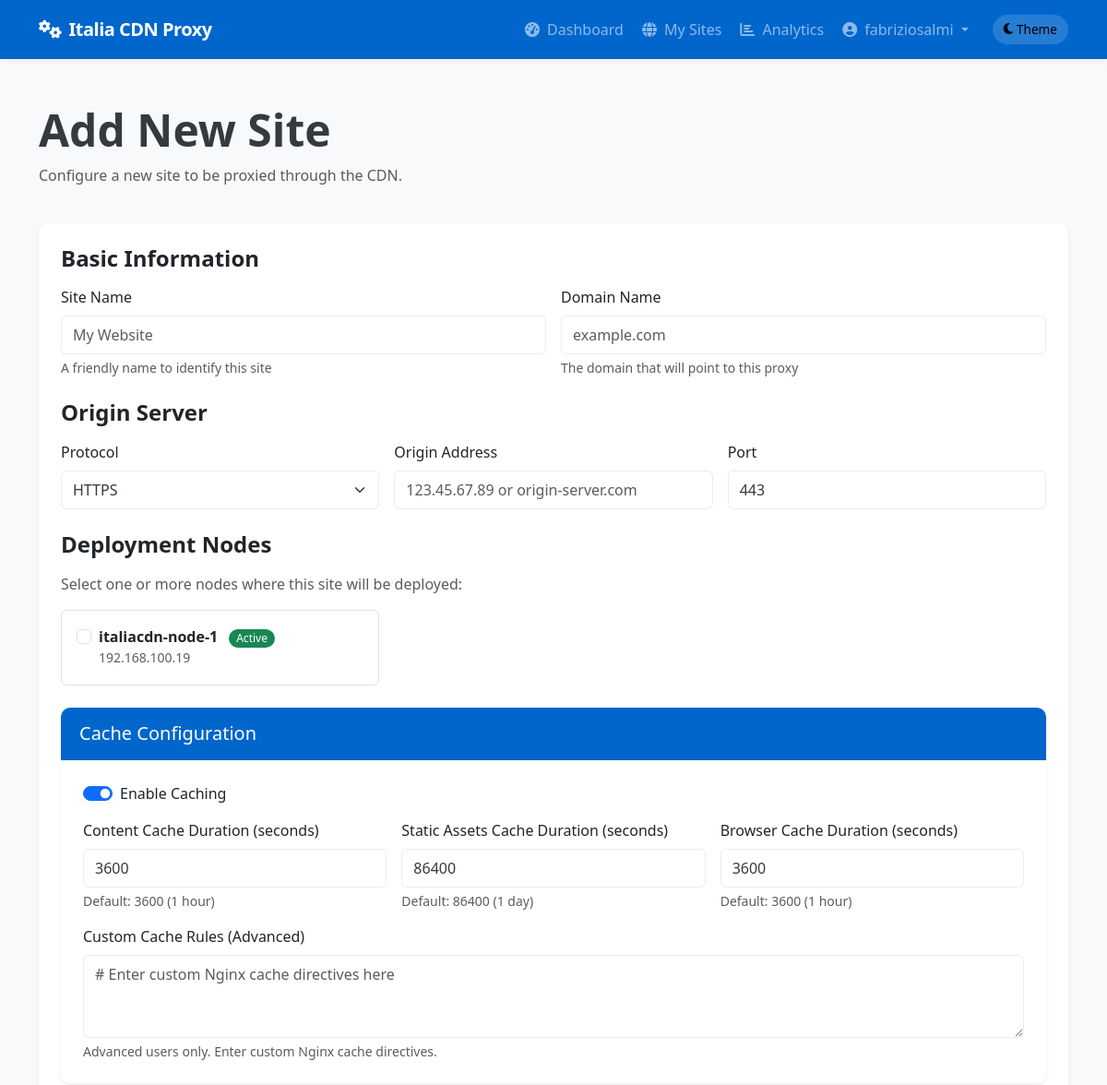
The app's page /client/sites/new (signed in, upper part), older data.
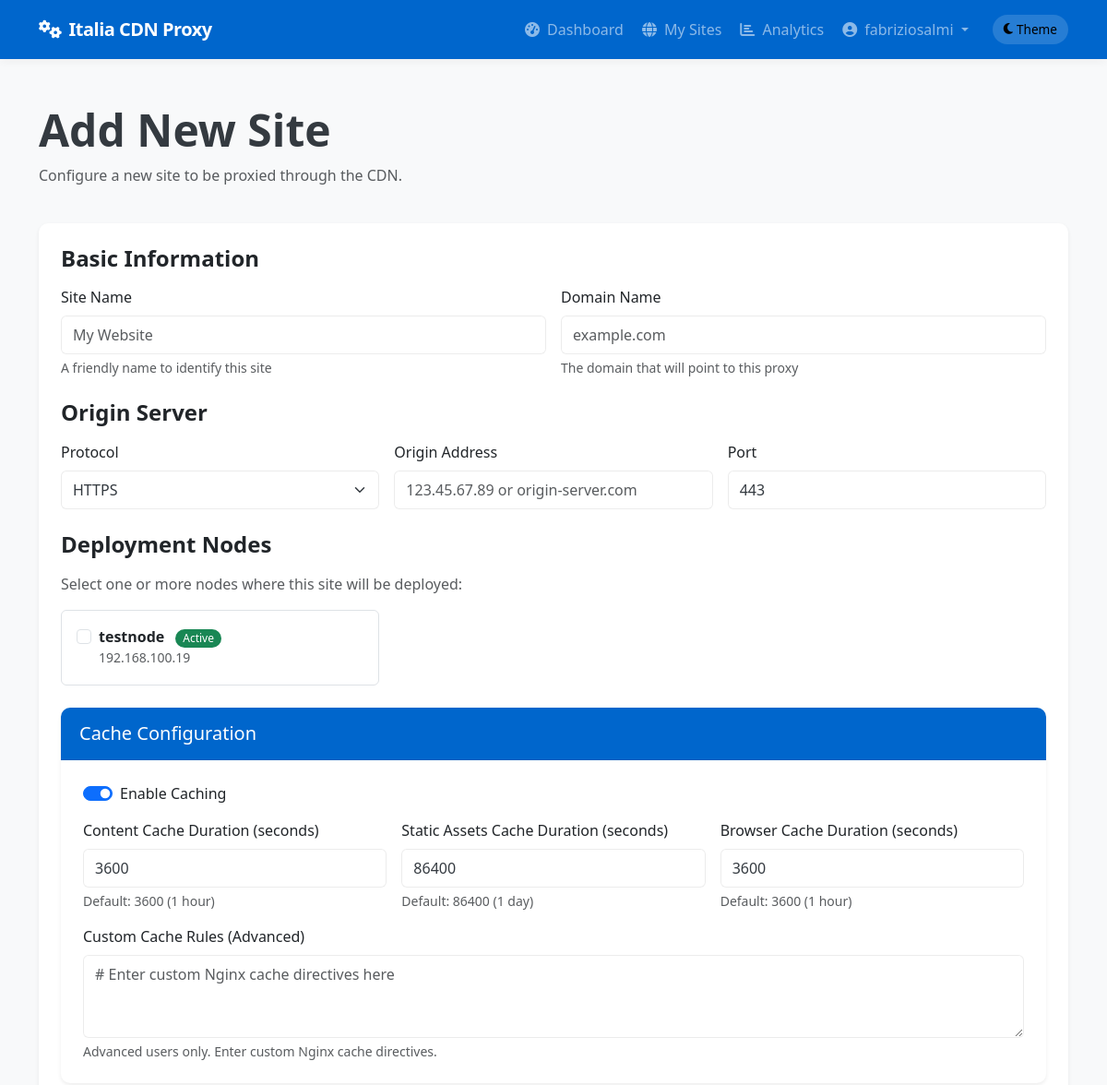
The same page, newer data.
### app/models/models.py (models this page shows, shortened)
class Node(db.Model):
    __tablename__ = 'nodes'
    id = db.Column(db.Integer, primary_key=True)
    name = db.Column(db.String(64), unique=True, nullable=False)
    ip_address = db.Column(db.String(45), nullable=False)  # IPv4 or IPv6
    ssh_port = db.Column(db.Integer, default=22)
    ssh_user = db.Column(db.String(64), nullable=False)
    ssh_key_path = db.Column(db.String(256), nullable=True)  # Path to SSH key file
    _ssh_password = db.Column('ssh_password', db.String(256), nullable=True)  # Encrypted password (if using password auth)
    is_active = db.Column(db.Boolean, default=True)
    is_discovered = db.Column(db.Boolean, default=False)  # Whether this node was discovered from YAML
    created_at = db.Column(db.DateTime, default=datetime.utcnow)
    updated_at = db.Column(db.DateTime, default=datetime.utcnow, onupdate=datetime.utcnow)
    nginx_config_path = db.Column(db.String(256), default='/etc/nginx/conf.d')
    nginx_reload_command = db.Column(db.String(256), default='sudo systemctl reload nginx')
    detected_nginx_path = db.Column(db.String(256), nullable=True)  # Store detected nginx path
    site_nodes = db.relationship('SiteNode', backref='node', lazy='dynamic')
    @property
    def ssh_password(self):
        """Decrypt password when accessed"""
        from cryptography.fernet import Fernet
        from flask import current_app
        import base64
        if not self._ssh_password:
            return None
        try:
            key = current_app.config.get('PASSWORD_ENCRYPTION_KEY')
            if not key:
                import logging
                logging.warning("PASSWORD_ENCRYPTION_KEY not configured in application settings")
                if current_app.config.get('ENV') == 'production':
                    raise ValueError("Missing PASSWORD_ENCRYPTION_KEY in production environment")
                key = 'fallback_key_for_development_only'
            key = key.encode()
            import hashlib
            key_hash = hashlib.sha256(key).digest()
            fernet_key = base64.urlsafe_b64encode(key_hash)
            cipher = Fernet(fernet_key)
            decrypted = cipher.decrypt(self._ssh_password.encode())
            return decrypted.decode()
        except Exception as e:
            import logging
            logging.error(f"Error decrypting SSH password: {str(e)}")
            return None
    @ssh_password.setter
    def ssh_password(self, password):
        """Encrypt password when set"""
        if not password:
            self._ssh_password = None
            return
        from cryptography.fernet import Fernet
        from flask import current_app
        import base64
        try:
            key = current_app.config.get('PASSWORD_ENCRYPTION_KEY')
            if not key:
                import logging
                logging.warning("PASSWORD_ENCRYPTION_KEY not configured in application settings")
                if current_app.config.get('ENV') == 'production':
                    raise ValueError("Missing PASSWORD_ENCRYPTION_KEY in production environment")
                key = 'fallback_key_for_development_only'
            key = key.encode()
            import hashlib
            key_hash = hashlib.sha256(key).digest()
            fernet_key = base64.urlsafe_b64encode(key_hash)
            cipher = Fernet(fernet_key)
            encrypted = cipher.encrypt(password.encode())
            self._ssh_password = encrypted.decode()
        except Exception as e:
            import logging
            logging.error(f"Error encrypting SSH password: {str(e)}")
            self._ssh_password = None

### app/controllers/client.py (the view, shortened to what this page needs)
@client.route('/sites/new', methods=['GET', 'POST'])
@login_required
@client_required
def new_site():
    if request.method == 'GET':
        nodes = Node.query.filter_by(is_active=True).all()
        return render_template('client/sites/new.html', nodes=nodes)

### app/models/__init__.py (called while the page is built)
@login_manager.user_loader
def load_user(user_id):
    return User.query.get(int(user_id))

### app/models/models.py (called while the page is built)
    def is_admin(self):
        return self.role == 'admin'

    def is_client(self):
        return self.role == 'client'

### app/services/access_control.py (called while the page is built)
def client_required(f):
    @wraps(f)
    def decorated_function(*args, **kwargs):
        if not current_user.is_client():
            flash('This page is available only for client users.', 'error')
            return abort(403)
        return f(*args, **kwargs)
    return decorated_function

### app/templates/client/sites/new.html (shortened to what the changed rows need)
{% extends "base.html" %}
{% block content %}
<div class="container py-4">
    <div class="row mb-4">
        <div class="col-12">
            <h1 class="display-5 fw-bold mb-2">Add New Site</h1>
        </div>
    </div>
    <div class="card shadow-sm">
        <div class="card-body p-4">
            <form method="POST" action="{{ url_for('client.new_site') }}">
                <div class="mb-4">
                    <div class="row g-3">
                        {% for node in nodes %}
                        <div class="col-md-6 col-lg-4">
                            <div class="border rounded p-3 {% if not node.is_active %}opacity-50{% endif %}">
                                <div class="form-check">
                                    <input class="form-check-input" type="checkbox" name="nodes" value="{{ node.id }}" id="node-{{ node.id }}"
                                           {% if not node.is_active %}disabled{% endif %}>
                                    <label class="form-check-label" for="node-{{ node.id }}">
                                        <strong>{{ node.name }}</strong>
                                        <span class="badge rounded-pill ms-2 {% if node.is_active %}bg-success{% else %}bg-danger{% endif %}">
                                            {{ 'Active' if node.is_active else 'Inactive' }}
                                        </span>
                                        <div class="small text-muted">{{ node.ip_address }}</div>
                                    </label>
                                </div>
                            </div>
                        </div>
                        {% endfor %}
                    </div>
                </div>
                <div class="card shadow-sm mb-4">
                    <div class="card-header bg-primary text-white">
                        <h2 class="h5 mb-0">Cache Configuration</h2>
                    </div>
                </div>
            </form>
        </div>
    </div>
</div>
{% endblock %}

Row changes from the older to the newer data that the page shows:
removed Node: name "italiacdn-node-1", is_active "Active", ip_address "192.168.100.19"
added Node: name "testnode", is_active "Active", ip_address "192.168.100.19"
